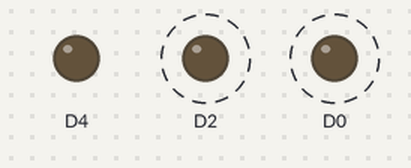
Simulated run of this sketch. Board: ESP8266 (NodeMCU). Shown: output pins drawn as LEDs (lit = HIGH). Dashed ring = blinking.

Above: at 0.5 s.
Timing chart, 0 to 4.6 s (numbered marks = the images above):
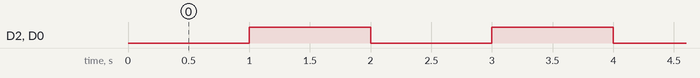

The sketch:

LED.ino
```cpp
//For this to work you need to have node mcu
//For Arduino you need to change pin number to respective pin number. |
void setup() {  //                                                   |
 pinMode(D0, 1);//<--------------------------------------------------
 pinMode(D4, 1);
 pinMode(D2, 1);

}

void loop() {
  digitalWrite(D0,0);
  digitalWrite(D2,0);
  delay(1000);
  digitalWrite(D0,1);
  digitalWrite(D2,1);
  delay(1000);

}
```

Measured:
- by itself, D2, D0: alternates HIGH for 1.0 s and LOW for 1.0 s
